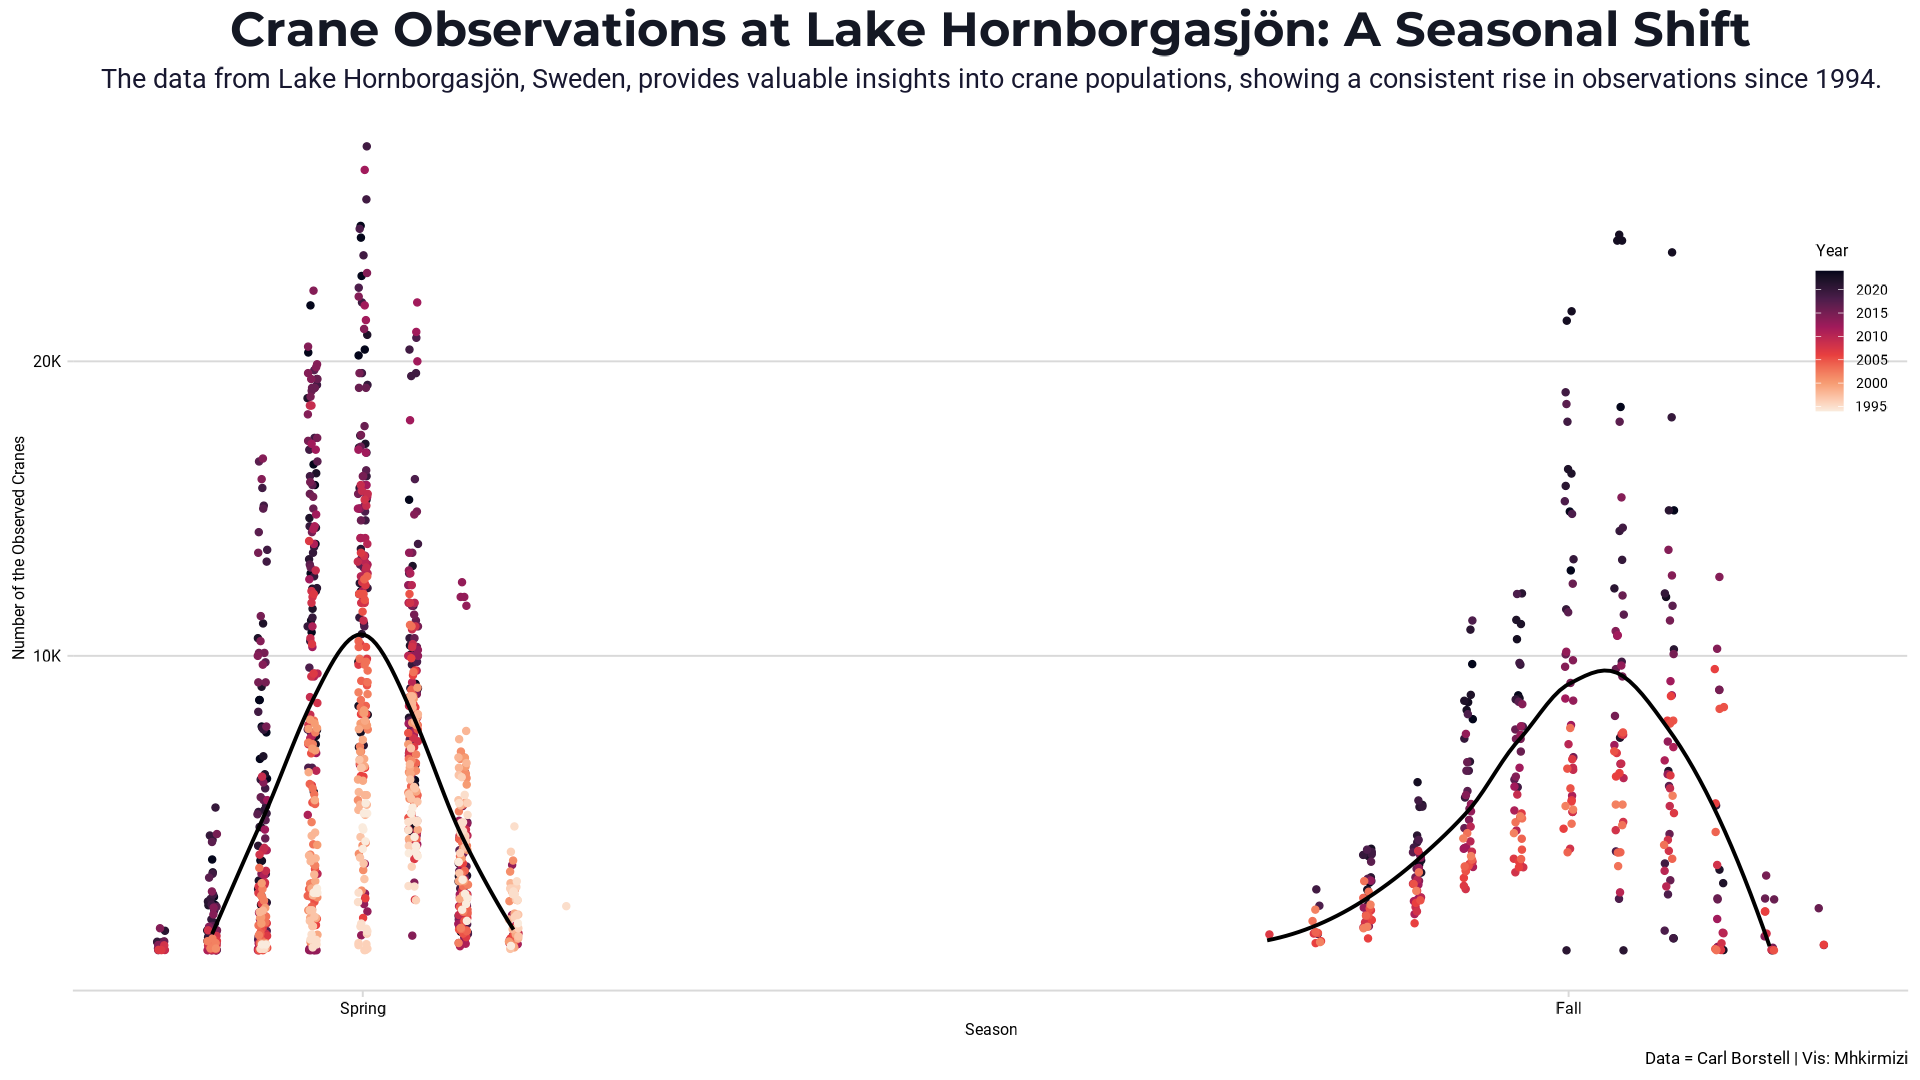

Write the R code that produced this figure.
library(tidyverse)
library(lemon)
library(scales)
library(showtext)
### Fonts
font_add_google('Roboto', 'robo')
font_add_google("Montserrat", 'mons')
showtext_auto()

### Data
cranes <- readr::read_csv('https://raw.githubusercontent.com/rfordatascience/tidytuesday/main/data/2025/2025-09-30/cranes.csv')
Subtitle <- 'The data from Lake Hornborgasjön, Sweden, provides valuable insights into crane populations, showing a consistent rise in observations since 1994.'
#### Data Wrangling
df<-cranes |> 
  mutate(year = lubridate::year(date), 
         month = lubridate::month(date), 
         week = lubridate::week(date)) |> 
  filter(!week %in% c(19:30)) |> 
  mutate(season = if_else(week %in%c(10:19), 'Spring', 'Fall'))
### Plotting
  ggplot(df, aes(week, observations)) +
  geom_point(aes(color = year), 
             position = position_jitter(width = .1)) +
  geom_smooth(data = df |> filter(week %in% c(11:17)), 
              color = 'black', se = FALSE, method = 'loess') +
  geom_smooth(data = df |> filter(week %in% c(31:42)), 
              color = 'black', se = FALSE,method = 'loess') +
  scale_color_viridis_c(option = 'F', direction = -1) +
  scale_x_continuous(breaks = c(14, 38), 
                     labels = c('Spring', 'Fall')) +
  scale_y_continuous(breaks = seq(10000, 20000, 10000), 
                     labels = label_number(scale = 1e-3, suffix = "K")) +
  labs(x = 'Season', 
       y = 'Number of the Observed Cranes', 
       title = 'Crane Observations at Lake Hornborgasjön: A Seasonal Shift', 
       subtitle = Subtitle,
       caption = 'Data = Carl Borstell | Vis: Mhkirmizi', 
       color = 'Year') +
  cowplot::theme_minimal_hgrid() +
  theme(
    text = element_text(family = 'robo', size = 12),
    legend.position = c(.95, .75), 
    plot.title = element_text(size = 36, hjust = .5, 
                              color = '#141824FF',
                              family = 'mons', face = 'bold'),
    plot.subtitle = element_text(size = 20, hjust = .5, color = '#181830FF'),
    plot.caption = element_text(size = 13), 
    plot.background = element_rect(color = 'white', fill = 'white'), 
    panel.background = element_rect(color = 'white', fill = 'white'),
    margin(10, 20, 10, 20)  # top, right, bottom, left
  )
  ggsave("crane.png", width = 1920, height = 1080, units = "px", dpi = 132)
  